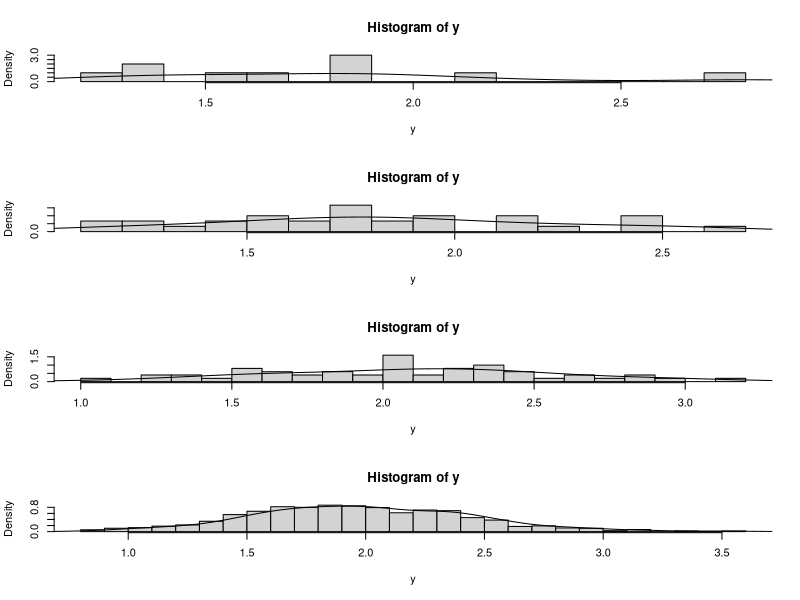

Write the R code that produced this figure.
n <- c(10, 30, 50, 1000)
k <- 10
lambda <- 2

par(mfrow = c(length(n), 1))
for (i in n) {
    x <- matrix(rpois(i * k, lambda), nc = k)
    y <- apply(x, 1, mean)

    hist(y, breaks = 20, probability = TRUE)
    lines(density(y))
}
